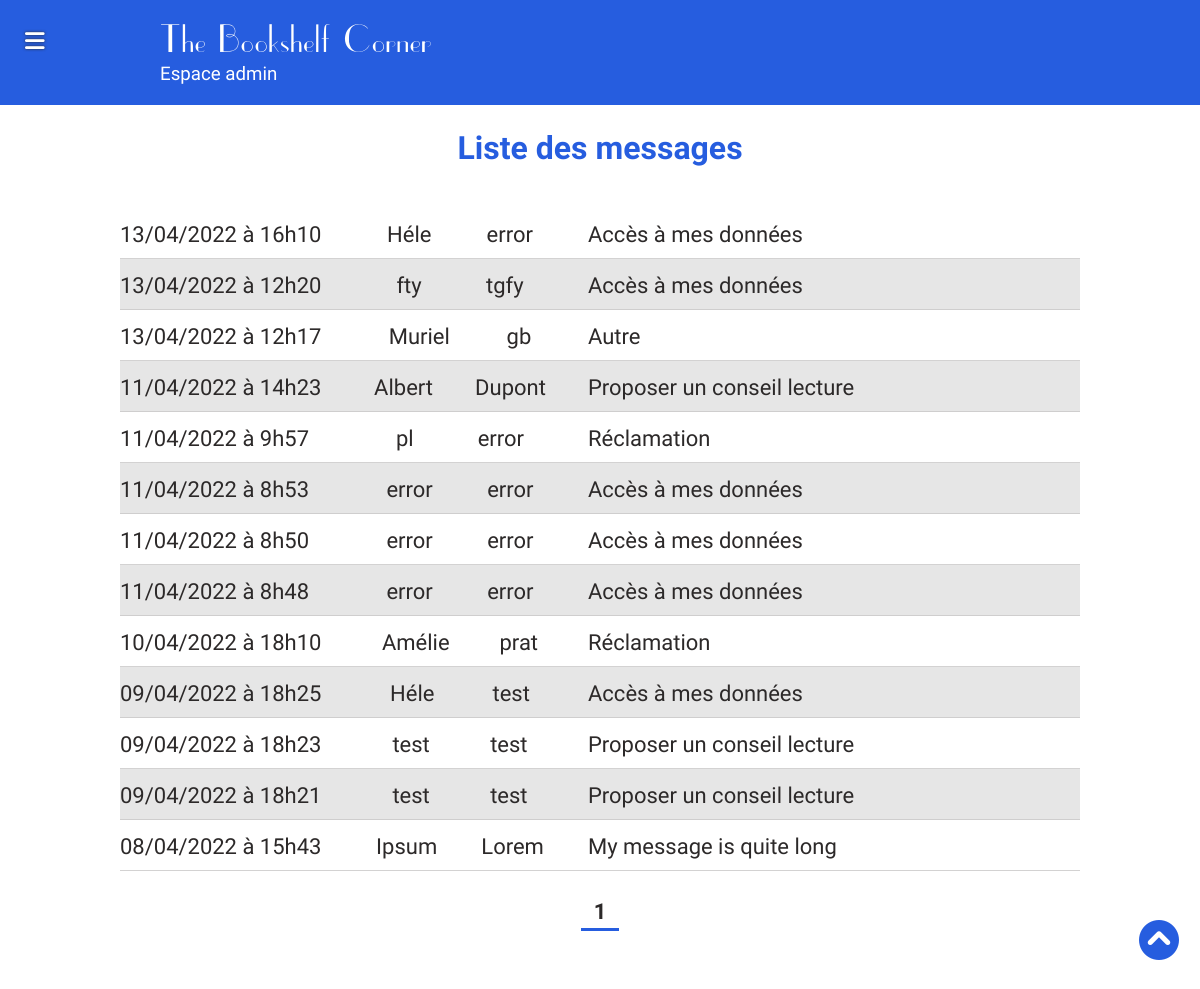
/indexAdmin.php?action=messages (signed in), run on the app's committed database.
### tables this page shows
CREATE TABLE IF NOT EXISTS `website` (
  `id` int(11) NOT NULL AUTO_INCREMENT,
  `logo` varchar(255) NOT NULL,
  `name` varchar(255) NOT NULL,
  PRIMARY KEY (`id`)
);

CREATE TABLE IF NOT EXISTS `messages` (
  `id` int(11) NOT NULL AUTO_INCREMENT,
  `gender` varchar(255) NOT NULL,
  `familyname` varchar(255) NOT NULL,
  `firstname` varchar(255) NOT NULL,
  `send_at` timestamp NOT NULL DEFAULT CURRENT_TIMESTAMP,
  `email` varchar(255) NOT NULL,
  `object` varchar(255) NOT NULL,
  `message` longtext NOT NULL,
  PRIMARY KEY (`id`)
);

### App/Controllers/MsgController.php (called while the page is built, shortened)
<?php
class MsgController extends Controller{
    function allMessages(){
        $pagination = $this->pagination("messages");
        $messages = new \Projet\Models\MsgModel();
        $msg = $messages->allMessagesPagination($pagination);
        $datas['messages'] = $msg->fetchAll();
        $datas['pages'] = $pagination['pages'];
        $datas['currentPage'] = $pagination['currentPage'];
        return $this->validAccess("messages", $datas);
    }
}

### App/Models/BlogModel.php (called while the page is built, shortened)
<?php
class BlogModel extends Manager{
    public function blogInfo($id){
        $bdd = $this->dbConnect();
        $req = $bdd->prepare('SELECT logo, name FROM website WHERE id = ?');
        $req->execute(array($id));
        return $req;
    }
}

### App/Models/MsgModel.php (called while the page is built, shortened)
<?php
class MsgModel extends Manager{
    public function allMessagesPagination($pagination){
        $bdd = $this->dbConnect();
        $req = $bdd->prepare(
            'SELECT id, gender, familyname, firstname, DATE_FORMAT(send_at, "%d/%m/%Y à %kh%i") AS send_at, email, object, message
            FROM messages
            ORDER BY id DESC
            LIMIT :firstItem, :perPage');
        $req->bindValue(':firstItem', $pagination[':firstItem'], $bdd::PARAM_INT);
        $req->bindValue(':perPage', $pagination[':perPage'], $bdd::PARAM_INT);
        $req->execute();
        return $req;
    }
}

### App/Views/admin/messages.php (the view, shortened to what this page needs)
<?php $currentPageTitle = "Tous les messages";
 include_once('./App/Views/admin/layouts/header.php');?>
<section id="all-messages" class="container-lg">
    <h1>Liste des messages</h1>
    <?php
    foreach($datas['messages'] as $msg){
        if(isset($msg['object'])){
        ?>
        <article class="flex">
            <div class="message-info flex justify-between align-items-center">
                <p class="time"><?= $msg['send_at']; ?></p>
                <p><?= $msg['firstname']; ?></p>
                <p><?= $msg['familyname']; ?></p>
                <p class="object"><?= $msg['object']; ?></p>
            </div>
        </article>
        <?php } ; }?>
        <nav>
            <ul id="pagination" class="flex justify-center">
                <?php for($page = 1; $page <= $datas['pages']; $page++): ?>
                    <li class="<?= ($datas['currentPage'] == $page) ? "bold active" : "not-active" ?>">
                        <a class="nb-page" href="indexAdmin.php?action=messages&page=<?= $page ?>"><?= $page ?></a>
                    </li>
                <?php endfor ?>
            </ul>
        </nav>
</section>
<?php include_once('./App/Views/admin/layouts/footer.php');?>

### App/Views/admin/layouts/header.php (shortened to what this page needs)
<?php include_once('./App/Views/admin/layouts/head.php');
 ?>
<header>
    <div id="bandeau-admin">
        <div class="container">
            <h2><?= $blog['name']; ?></h2>
            <h3>Espace admin</h3>
        </div>
        <div id="open-menu" class="menu-toggle mobile"><i class="fas fa-bars"></i></div>
    </div>
</header>
<div class="container flex justify-between">
    <main >
    <?php if($_GET['action'] !== "livres" && $_GET['action'] !== "livresview"){;?>
        <div id="back-to-top">
            <a href="#bandeau-admin" title="Retour en haut de la page"><i class="fa-solid fa-circle-chevron-up"></i></a>
        </div>
    <?php } ;?>

### App/Public/Admin/css/style.css (style rules this page uses)
:root { --rouge: #ee5f4f; --dashboard: #265ddf ; --anthracite: rgb(44, 41, 41); }
main { width: 100%; }
p, a, textarea { font-size: 22px; }
* { padding:0; margin:0; color:var(--anthracite); font-family: 'roboto', 'Times New Roman', Times, serif; }
h1, h1 span { text-align: center; margin-bottom: 40px; font-size: 2rem; color: var(--dashboard); }
a { text-decoration: none; }
ul { list-style-type: none; }
.bold { font-weight: bold; }
.flex { display: flex; flex-wrap: wrap; }
.justify-between { justify-content: space-between; }
.justify-center { justify-content: center; }
.align-items-center { align-items: center; }
.container { width: 90%; margin: 0 auto; }
#bandeau-admin { background-color: var(--dashboard); padding: 20px 0; }
#bandeau-admin h2, #bandeau-admin h3 { color: white; font-weight: normal; margin-left: 40px; }
#bandeau-admin h2 { font-size: 2.5rem; letter-spacing: .1rem; font-family:'uppereastsideregular', 'Times New Roman', Times, serif; }
#back-to-top { position: fixed; right: 20px; bottom: 50px; z-index: 999999999; }
#back-to-top i { border: 1px solid white; border-radius: 50px; color: var(--dashboard); background-color: white; font-size: 2.5rem; }
#open-menu { position: absolute; top: 25px; left: 25px; font-size: 1.4rem; z-index: 9999999; }
#open-menu i { color: white; text-shadow: 0px 0px 3px var(--anthracite); }
#pagination { margin-top: 25px; }
#pagination li { margin-left: 10px; margin-right: 10px; }
#pagination li, #all-comments #pagination li { padding-bottom: 3px; }
#pagination .active, #all-comments #pagination .active { border-bottom: 3px solid var(--dashboard); }
#book-cat article, #book-slider article, #all-comments article, #all-messages article, #all-books article { border-bottom: 1px solid rgba(204, 203, 203, 0.856); position: relative; }
#all-comments article:nth-of-type(even), #all-messages article:nth-of-type(even) { background-color: #e6e6e6; }
#comment-modify h1, #one-comments h1, #all-comments h1, #one-comment h1, #one-message h1, #all-messages h1 { margin-top: 20px; }
#all-comments .comment-info .time, #all-messages .message-info .time { width: 212px; }
#all-comments .comment-info, #all-messages .message-info { width: 80%; min-height: 50px; }
#all-comments .comment-info .object, #all-messages .message-info .object { width: 300px; }
@media screen and (min-width:993px) { .container { max-width: 80%; margin: 0 auto; } }
@media screen and (min-width:993px) { #pagination li a.nb-page, #dashboard #all-comments #pagination li a.nb-page { padding: 13px; } }

### data on the page
website: name "The Bookshelf Corner"
messages: send_at "13/04/2022 à 16h10", firstname "Héle", familyname "error", object "Accès à mes données"
messages: send_at "13/04/2022 à 12h20", firstname "fty", familyname "tgfy", object "Accès à mes données"
messages: send_at "13/04/2022 à 12h17", firstname "Muriel", familyname "gb", object "Autre"
messages: send_at "11/04/2022 à 14h23", firstname "Albert", familyname "Dupont", object "Proposer un conseil lecture"
messages: send_at "11/04/2022 à 9h57", firstname "pl", familyname "error", object "Réclamation"
messages: send_at "11/04/2022 à 8h53", firstname "error", familyname "error", object "Accès à mes données"
messages: send_at "11/04/2022 à 8h50", firstname "error", familyname "error", object "Accès à mes données"
messages: send_at "11/04/2022 à 8h48", firstname "error", familyname "error", object "Accès à mes données"
messages: send_at "10/04/2022 à 18h10", firstname "Amélie", familyname "prat", object "Réclamation"
messages: send_at "09/04/2022 à 18h25", firstname "Héle", familyname "test", object "Accès à mes données"
messages: send_at "09/04/2022 à 18h23", firstname "test", familyname "test", object "Proposer un conseil lecture"
messages: send_at "09/04/2022 à 18h21", firstname "test", familyname "test", object "Proposer un conseil lecture"
messages: send_at "08/04/2022 à 15h43", firstname "Ipsum", familyname "Lorem", object "My message is quite long"
